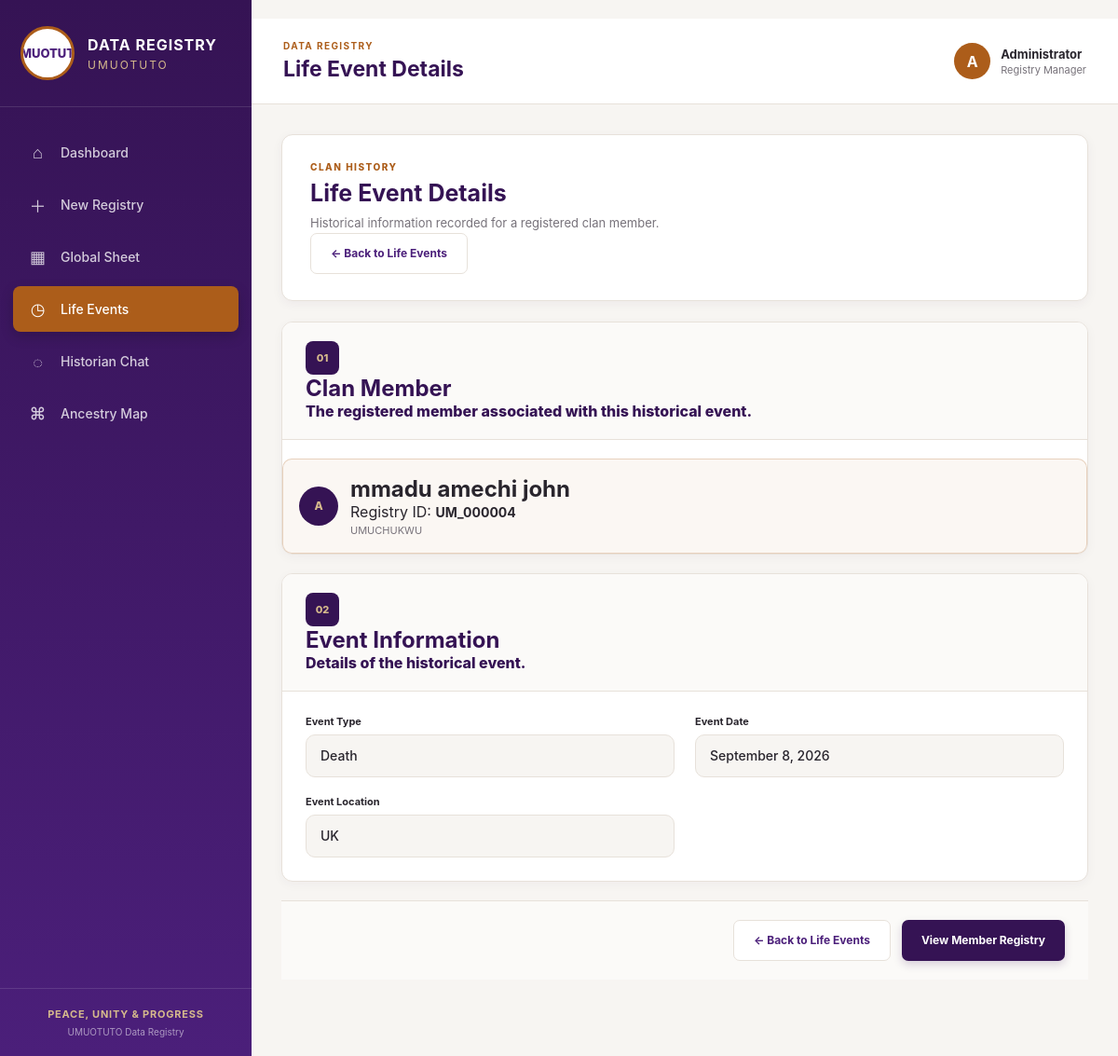
The app's page /life-events/2/ with its own data.
### registry/models.py (models this page shows, shortened)
class Registry(models.Model):
    ROOT_FAMILY_CHOICES = [
        ("UMUNANGWU", "Umunangwu"),
        ("UMUGBANOKE", "Umugbanoke"),
        ("UMUCHUKWU", "Umuchukwu"),
    ]
    GENDER_CHOICES = [
        ("MALE", "Male"),
        ("FEMALE", "Female"),
    ]
    MARITAL_STATUS_CHOICES = [
        ("SINGLE", "Single"),
        ("MARRIED", "Married"),
        ("DIVORCED", "Divorced"),
    ]
    aut_id = models.CharField(
        max_length=30,
        unique=True,
        editable=False,
        blank=True,
    )
    aut_reg_date = models.DateTimeField(
        auto_now_add=True,
    )
    family_root = models.CharField(
        max_length=30,
        choices=ROOT_FAMILY_CHOICES,
    )
    title = models.CharField(
        max_length=50,
        blank=True,
    )
    surname = models.CharField(
        max_length=100,
    )
    firstname = models.CharField(
        max_length=100,
    )
    middlename = models.CharField(
        max_length=100,
        blank=True,
    )
    nickname = models.CharField(
        max_length=100,
        blank=True,
    )
    phone_number = models.CharField(
        max_length=20,
        blank=True,
        validators=[phone_validator],
    )
    gender = models.CharField(
        max_length=10,
        choices=GENDER_CHOICES,
    )
    date_of_birth = models.DateField(
        null=True,
        blank=True,
    )
    place_of_birth = models.CharField(
        max_length=200,
        blank=True,
    )
    family_name = models.CharField(
        max_length=200,
        blank=True,
    )
    immediate_fathers_name = models.CharField(
        max_length=200,
        blank=True,
    )
    mother_name = models.CharField(
        max_length=200,
        blank=True,
    )
    mother_clan = models.CharField(
        max_length=200,
        blank=True,
    )
    mother_village = models.CharField(
        max_length=200,
        blank=True,
    )
    mother_state = models.CharField(
        max_length=200,
        blank=True,
    )
    mother_country = models.CharField(
        max_length=200,
        blank=True,
    )
    marital_status = models.CharField(
        max_length=20,
        choices=MARITAL_STATUS_CHOICES,
    )
    spouse_full_name = models.CharField(
        max_length=200,
        blank=True,
    )
    date_of_marriage = models.DateField(
        null=True,
        blank=True,
    )
    spouse_clan = models.CharField(
        max_length=200,
        blank=True,
    )
    spouse_village = models.CharField(
        max_length=200,
        blank=True,
    )
    spouse_state = models.CharField(
        max_length=200,
        blank=True,
    )
    spouse_country = models.CharField(
        max_length=200,
        blank=True,
    )
    date_of_divorce = models.DateField(
        null=True,
        blank=True,
    )
    academic_qualification = models.CharField(
        max_length=200,
        blank=True,
    )
    area_of_profession = models.CharField(
        max_length=200,
        blank=True,
    )
    occupation = models.CharField(
        max_length=200,
        blank=True,
    )
    class Meta:
        ordering = ["-aut_reg_date"]
        verbose_name = "Registry Record"
        verbose_name_plural = "Registry Records"

class LifeEvent(models.Model):
    EVENT_TYPE_CHOICES = [
        ("MARRIAGE", "Marriage"),
        ("DIVORCE", "Divorce"),
        ("DEATH", "Death"),
        ("NAME_CHANGE", "Name Change"),
        ("MIGRATION", "Migration"),
    ]
    member = models.ForeignKey(
        Registry,
        on_delete=models.CASCADE,
        related_name="life_events",
    )
    event_type = models.CharField(
        max_length=20,
        choices=EVENT_TYPE_CHOICES,
    )
    event_date = models.DateField()
    event_location = models.CharField(
        max_length=200,
        blank=True,
    )
    class Meta:
        ordering = ["-event_date"]
        verbose_name = "Life Event"
        verbose_name_plural = "Life Events"

### registry/views.py (the view)
def view_life_event(request, pk):
    life_event = get_object_or_404(
        LifeEvent.objects.select_related("member"),
        pk=pk,
    )
    member = life_event.member
    context = {
        "life_event": life_event,
        "member": member,
    }
    return render(
        request,
        "registry/view_life_event.html",
        context,
    )

### templates/registry/view_life_event.html (shortened to what this page needs)
{% extends "registry/base.html" %}
{% block page_heading %}
Life Event Details
{% endblock %}
{% block content %}
<div class="page-container">
    <div class="page-intro">
        <div>
            <p class="section-kicker">
                CLAN HISTORY
            </p>
            <h1>
                Life Event Details
            </h1>
            <p class="section-description">
                Historical information recorded for a registered
                clan member.
            </p>
        </div>
        <a
            href="{% url 'life_events' %}"
            class="secondary-button"
        >
            ← Back to Life Events
        </a>
    </div>
    <div class="form-card">
        <div class="form-card-header">
            <div>
                <span class="step-number">
                    01
                </span>
                <div class="step-heading">
                    <h2>
                        Clan Member
                    </h2>
                    <p>
                        The registered member associated with
                        this historical event.
                    </p>
                </div>
            </div>
        </div>
        <div class="selected-member-card">
            <div class="selected-member-content">
                <div class="selected-member-avatar">
                    {{ member.firstname|first|upper }}
                </div>
                <div class="selected-member-info">
                    <h2>
                        {{ member.surname }}
                        {{ member.firstname }}
                        {{ member.middlename }}
                    </h2>
                    <p>
                        Registry ID:
                        <strong>
                            {{ member.aut_id }}
                        </strong>
                    </p>
                    <span>
                        {{ member.family_root }}
                    </span>
                </div>
            </div>
        </div>
    </div>
    <div class="form-card">
        <div class="form-card-header">
            <div>
                <span class="step-number">
                    02
                </span>
                <div class="step-heading">
                    <h2>
                        Event Information
                    </h2>
                    <p>
                        Details of the historical event.
                    </p>
                </div>
            </div>
        </div>
        <div class="form-grid">
            <div class="form-group">
                <label>
                    Event Type
                </label>
                <div class="readonly-value">
                    {{ life_event.get_event_type_display }}
                </div>
            </div>
            <div class="form-group">
                <label>
                    Event Date
                </label>
                <div class="readonly-value">
                    {{ life_event.event_date|date:"F j, Y" }}
                </div>
            </div>
            <div class="form-group">
                <label>
                    Event Location
                </label>
                <div class="readonly-value">
                    {% if life_event.event_location %}
                        {{ life_event.event_location }}
                    {% else %}
                        Not provided
                    {% endif %}
                </div>
            </div>
        </div>
    </div>
    <div class="form-actions">
        <a
            href="{% url 'life_events' %}"
            class="secondary-button"
        >
            ← Back to Life Events
        </a>
        <a
            href="{% url 'view_registry' member.pk %}"
            class="primary-button"
        >
            View Member Registry
        </a>
    </div>
</div>
{% endblock %}

### static/css/main.css (style rules this page uses)
:root { --purple: #4B1F7A; --purple-dark: #351354; --purple-light: #6A3A99; --bronze: #AC5D1A; --orange: #D86D1E; --gold: #D6BA8C; --cream: #F7F5F2; --white: #FFFFFF; --text: #29252D; --muted: #77727A; --border: #E7E1DA; --danger: #B83232; --sidebar-width: 270px; }
* { margin: 0; padding: 0; box-sizing: border-box; }
html { scroll-behavior: smooth; }
body { font-family: Inter, -apple-system, BlinkMacSystemFont, "Segoe UI", sans-serif; background: var(--cream); color: var(--text); }
a { color: inherit; }
.section-kicker { color: var(--bronze); font-size: 10px; font-weight: 800; letter-spacing: 1.5px; margin-bottom: 7px; }
.page-container, .registry-page { max-width: 1180px; margin: 0 auto; }
.form-grid { padding: 25px; display: grid; grid-template-columns: repeat(2, minmax(0, 1fr)); gap: 19px 22px; }
.form-field label, .form-group label { color: var(--text); font-size: 11px; font-weight: 700; margin-bottom: 7px; }
.next-button, .back-button, .cancel-button, .save-button, .primary-button, .secondary-button { height: 44px; padding: 0 21px; border-radius: 7px; font-family: inherit; font-size: 12px; font-weight: 700; cursor: pointer; text-decoration: none; display: inline-flex; align-items: center; justify-content: center; transition: background 0.2s ease, border-color 0.2s ease, color 0.2s ease, transform 0.2s ease, box-shadow 0.2s ease; }
.cancel-button, .secondary-button { background: var(--white); color: var(--purple); border: 1px solid var(--border); }
.form-actions { display: flex; justify-content: flex-end; align-items: center; gap: 12px; margin-bottom: 30px; }
.readonly-value { min-height: 46px; display: flex; align-items: center; padding: 12px 15px; background: var(--cream); border: 1px solid var(--border); border-radius: 10px; color: var(--text); font-size: 14px; font-weight: 500; box-sizing: border-box; }
.page-intro { background: var(--white); border: 1px solid var(--border); border-radius: 12px; padding: 28px 30px; margin-bottom: 22px; box-shadow: 0 3px 12px rgba(53, 19, 84, 0.05); }
.page-intro h1 { color: var(--purple-dark); font-size: 25px; margin-bottom: 7px; }
.section-description { color: var(--muted); font-size: 13px; line-height: 1.6; max-width: 760px; }
.form-card { background: var(--white); border: 1px solid var(--border); border-radius: 12px; margin-bottom: 20px; overflow: hidden; box-shadow: 0 3px 12px rgba(53, 19, 84, 0.04); }
.form-card-header { padding: 20px 25px; background: #FBFAF8; border-bottom: 1px solid var(--border); display: flex; align-items: center; gap: 14px; }
.step-number { width: 36px; height: 36px; border-radius: 8px; background: var(--purple-dark); color: var(--gold); display: flex; align-items: center; justify-content: center; font-size: 11px; font-weight: 800; flex-shrink: 0; }
.step-heading { color: var(--purple-dark); font-size: 16px; font-weight: 800; }
.primary-button { border: none; background: var(--purple-dark); color: var(--white); box-shadow: 0 4px 10px rgba(53, 19, 84, 0.18); }
.selected-member-card { margin-top: 20px; padding: 17px; border: 1px solid rgba(172, 93, 26, 0.25); border-radius: 10px; background: rgba(172, 93, 26, 0.05); }
.selected-member-content { display: flex; align-items: center; gap: 13px; }
.selected-member-avatar { width: 42px; height: 42px; border-radius: 50%; background: var(--purple-dark); color: var(--gold); display: flex; align-items: center; justify-content: center; font-size: 12px; font-weight: 800; flex-shrink: 0; }
.selected-member-info { flex: 1; display: flex; flex-direction: column; }
.selected-member-info strong { color: var(--text); font-size: 14px; }
.selected-member-info span { color: var(--muted); font-size: 11px; margin-top: 3px; }
.form-group { display: flex; flex-direction: column; }
.form-actions { display: flex; justify-content: flex-end; align-items: center; gap: 12px; padding: 20px 25px; border-top: 1px solid var(--border); background: #FBFAF8; }

### records on screen
Registry: firstname|first "A", surname "mmadu", firstname "amechi", middlename "john", aut_id "UM_000004", family_root "UMUCHUKWU"
LifeEvent: event_type "Death", event_date "September 8, 2026", event_location "UK"
